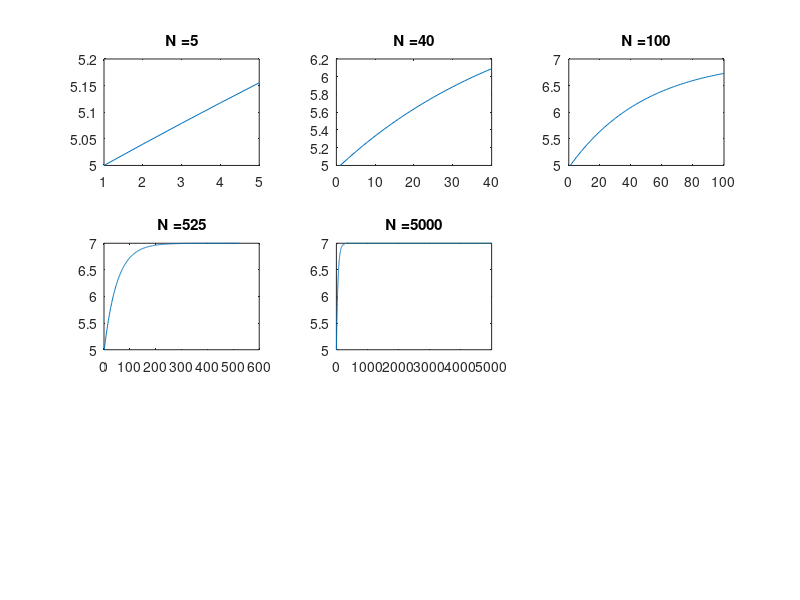

Source code (MATLAB):
N=[5 40 100 525 5000]; % number of iterations
mu=.01; % algorithm stepsize
x=zeros(1); % initialize x to zero
x(1)=5; % starting point x(1)
y = zeros(5);

for i=1:length(N)
    for k=1:N(i)-1
        x(k+1)=(1-2*mu)*x(k)+14*mu; % update equation
    end
    y(i)= max(x)
    subplot(3,3,i); plot (x); title(strcat('N = ', int2str(N(i))));
end